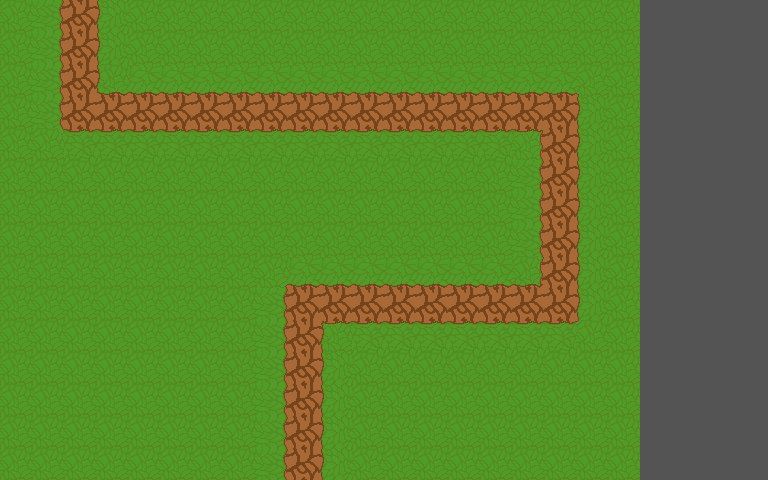

This game map was drawn from its Tiled (.tmx) file and the tilesets committed beside it. A one-line description and the full map source follow:
An orthogonal 24x15 tile map with 32x32 px tiles, 1 tile layer (Tile Layer 1).

<map version="1.2" tiledversion="1.2.0" orientation="orthogonal" renderorder="right-down" width="24" height="15" tilewidth="32" tileheight="32" infinite="0" nextlayerid="2" nextobjectid="1">
 <tileset firstgid="1" source="map_tiles.tsx" />
 <layer id="1" name="Tile Layer 1" width="24" height="15">
  <data encoding="csv">
10,2,1,3,10,10,10,10,10,10,10,10,10,10,10,10,10,10,10,10,18,18,18,18,
10,2,1,3,10,10,10,10,10,10,10,10,10,10,10,10,10,10,10,10,18,18,18,18,
10,2,1,13,5,5,5,5,5,5,5,5,5,5,5,5,5,5,7,10,18,18,18,18,
10,2,1,1,1,1,1,1,1,1,1,1,1,1,1,1,1,1,3,10,18,18,18,18,
10,9,4,4,4,4,4,4,4,4,4,4,4,4,4,4,16,1,3,10,18,18,18,18,
10,10,10,10,10,10,10,10,10,10,10,10,10,10,10,10,2,1,3,10,18,18,18,18,
10,10,10,10,10,10,10,10,10,10,10,10,10,10,10,10,2,1,3,10,18,18,18,18,
10,10,10,10,10,10,10,10,10,10,10,10,10,10,10,10,2,1,3,10,18,18,18,18,
10,10,10,10,10,10,10,10,6,5,5,5,5,5,5,5,14,1,3,10,18,18,18,18,
10,10,10,10,10,10,10,10,2,1,1,1,1,1,1,1,1,1,3,10,18,18,18,18,
10,10,10,10,10,10,10,10,2,1,15,4,4,4,4,4,4,4,8,10,18,18,18,18,
10,10,10,10,10,10,10,10,2,1,3,10,10,10,10,10,10,10,10,10,18,18,18,18,
10,10,10,10,10,10,10,10,2,1,3,10,10,10,10,10,10,10,10,10,18,18,18,18,
10,10,10,10,10,10,10,10,2,1,3,10,10,10,10,10,10,10,10,10,18,18,18,18,
10,10,10,10,10,10,10,10,2,1,3,10,10,10,10,10,10,10,10,10,18,18,18,18
</data>
 </layer>
</map>
